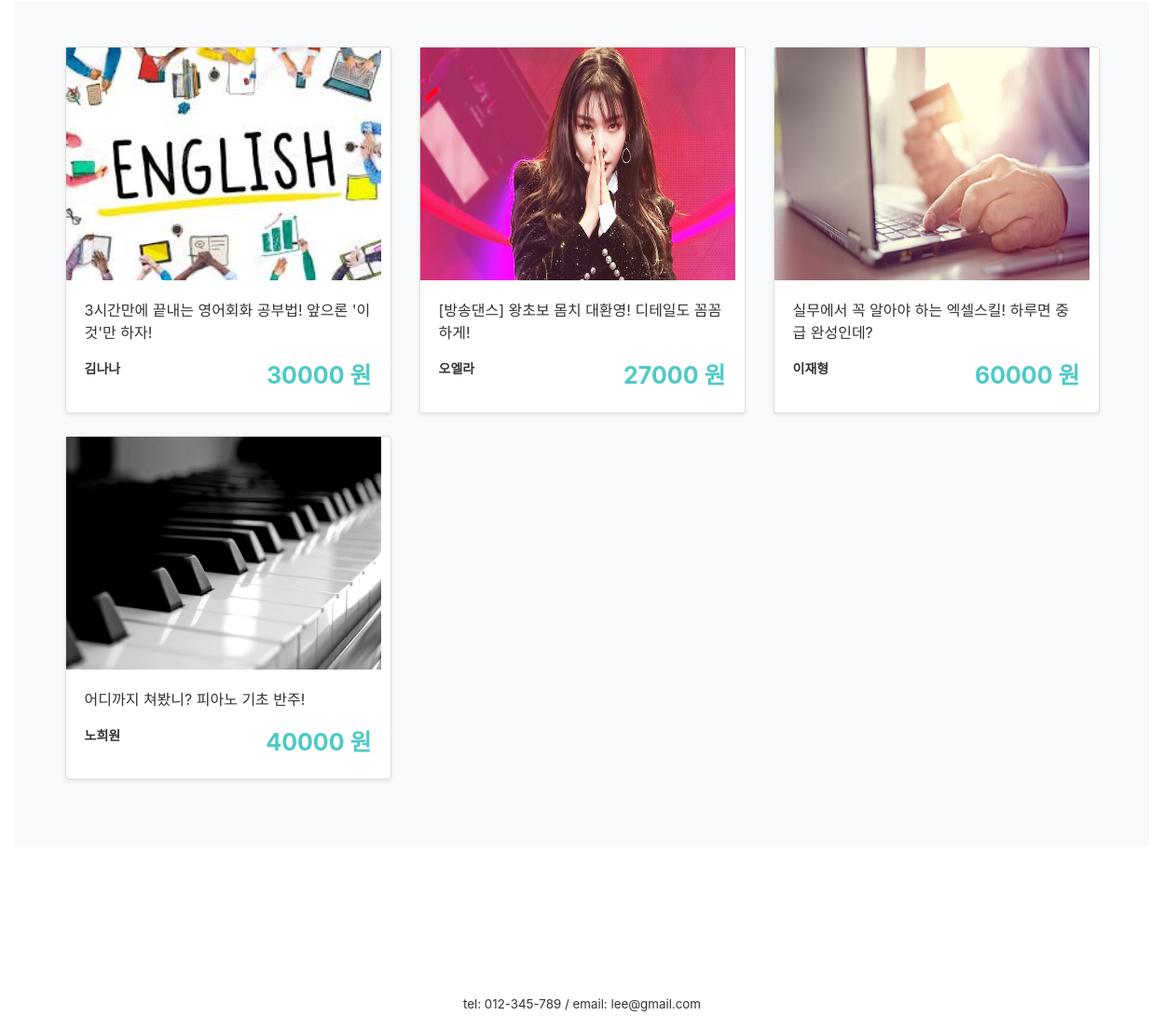
The app's page /main/ (lower part), older data.
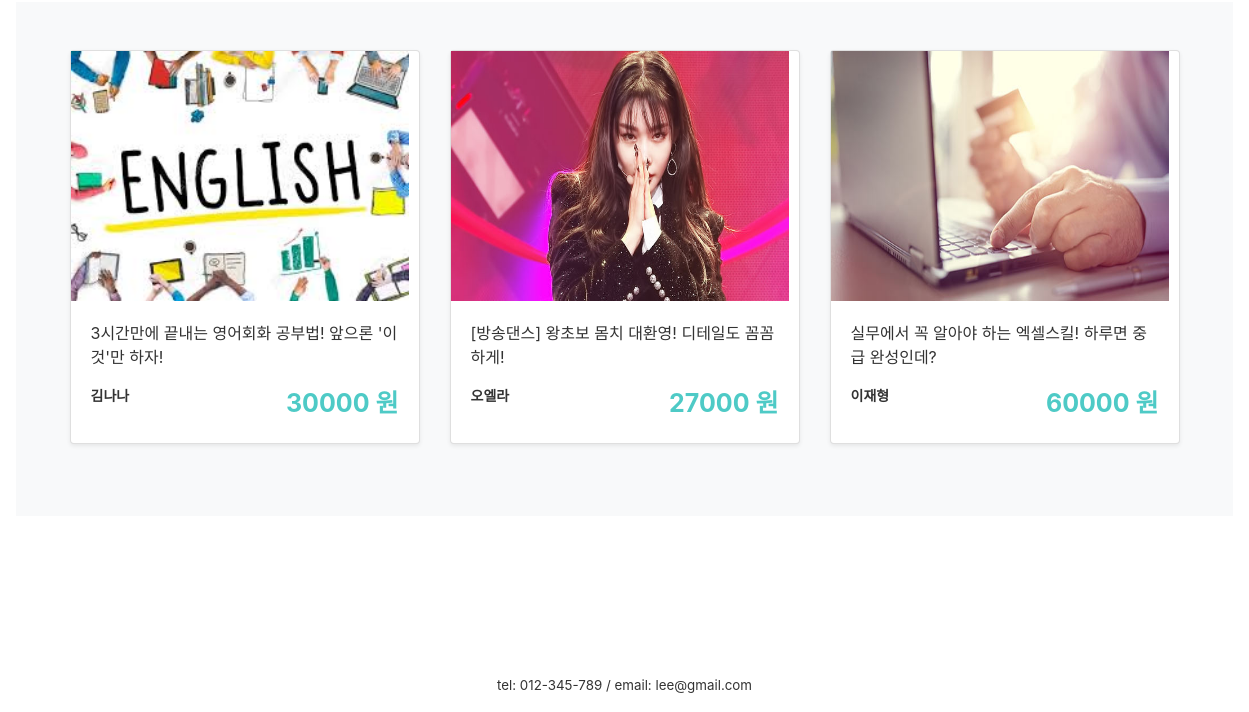
The same page, newer data.
### firstApp/models.py (models this page shows, shortened)
class Class(models.Model):
    author = models.ForeignKey(settings.AUTH_USER_MODEL, on_delete=models.CASCADE, default=1)
    title = models.CharField(max_length=50)
    tutor = models.CharField(max_length=10)
    tutor_photo = models.ImageField(upload_to="tutor", default='')
    tutor_insta = models.CharField(null=True, blank=True, max_length=50, default='')
    tutor_blog = models.CharField(null=True, blank=True, max_length=50, default='')
    tutor_youtube = models.CharField(null=True, blank=True, max_length=50, default='')
    category = models.ForeignKey('firstApp.Category', on_delete=models.CASCADE, default=1, related_name='category')
    area = models.ForeignKey('firstApp.Area', on_delete=models.CASCADE, default=1)
    date = models.DateTimeField(default=timezone.now)
    photo = models.ImageField(upload_to="class")
    body = RichTextUploadingField(default='')
    tutor_body = RichTextUploadingField(default='')
    price = models.PositiveIntegerField(null=True)
    time = models.PositiveIntegerField(null=True)
    level = models.ForeignKey('firstApp.Level', on_delete=models.CASCADE, default=1, related_name='level')
    mode = models.ForeignKey('firstApp.Mode', on_delete=models.CASCADE, default=1, related_name='mode')
    in_min = models.PositiveIntegerField(null=True, blank=True, default='1')
    in_max = models.PositiveIntegerField(null=True, blank=True, default='1')

### firstApp/views.py (the view)
# urls.py: path('main/', views.blogMain, name='main'),
def blogMain(request):
    classs = Class.objects.all()
    return render(request, 'firstApp/blogMain.html', {'classs':classs})

### firstApp/templates/firstApp/blogMain.html (shortened to what this page needs)
{% extends 'firstApp/base.html'%}
{% load static %}
{% block upper_content %}
<link rel="stylesheet" href="{% static 'css/catelist.css' %}">
{% endblock upper_content%}
{% block content %}
<div class="album py-5 bg-light">
      <div class="container">
        <div class="row">
          {% for class in classs %}
          <div class="col-md-4">
            <a class="productdetail"
               href="{% url 'product' class.id %}">
              <div class="card mb-4 shadow-sm">
              <img src="{{class.photo.url}}" width="338px" height="250px">
<div class="card-body">
                <p class="class_title">{{class.title}}</p>
                  <small class="tutor_name">{{class.tutor}}</small>
                    <span class="class_price">{{class.price}} 원</span>
                </div>
              </div>
            </a>
          </div>
          {% endfor %}
        </div>
      </div>
    </div>
{% endblock content%}

Row changes from the older to the newer data that the page shows:
removed Class: photo (picture), title "어디까지 쳐봤니? 피아노 기초 반주!", tutor "노희원", price "40000"
